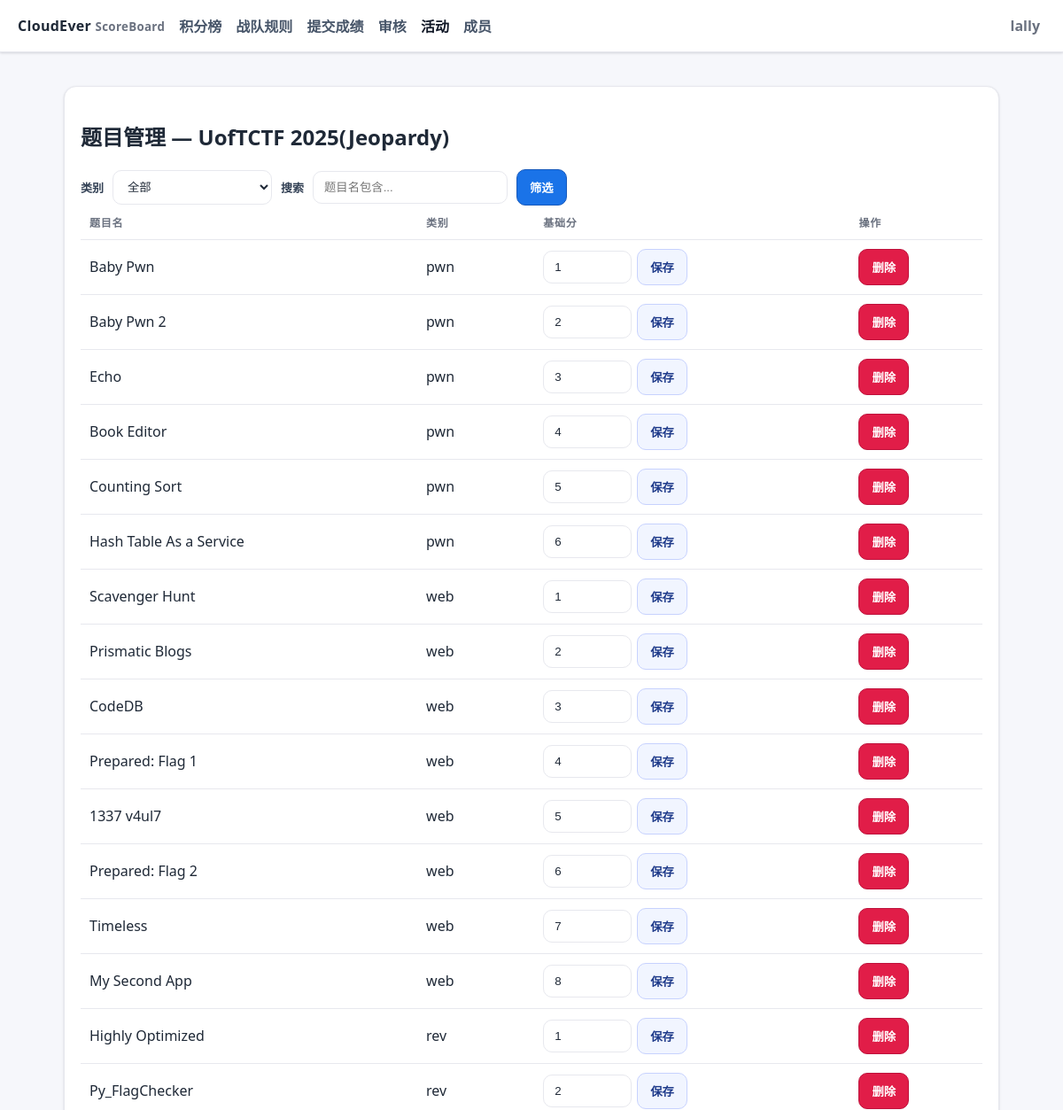
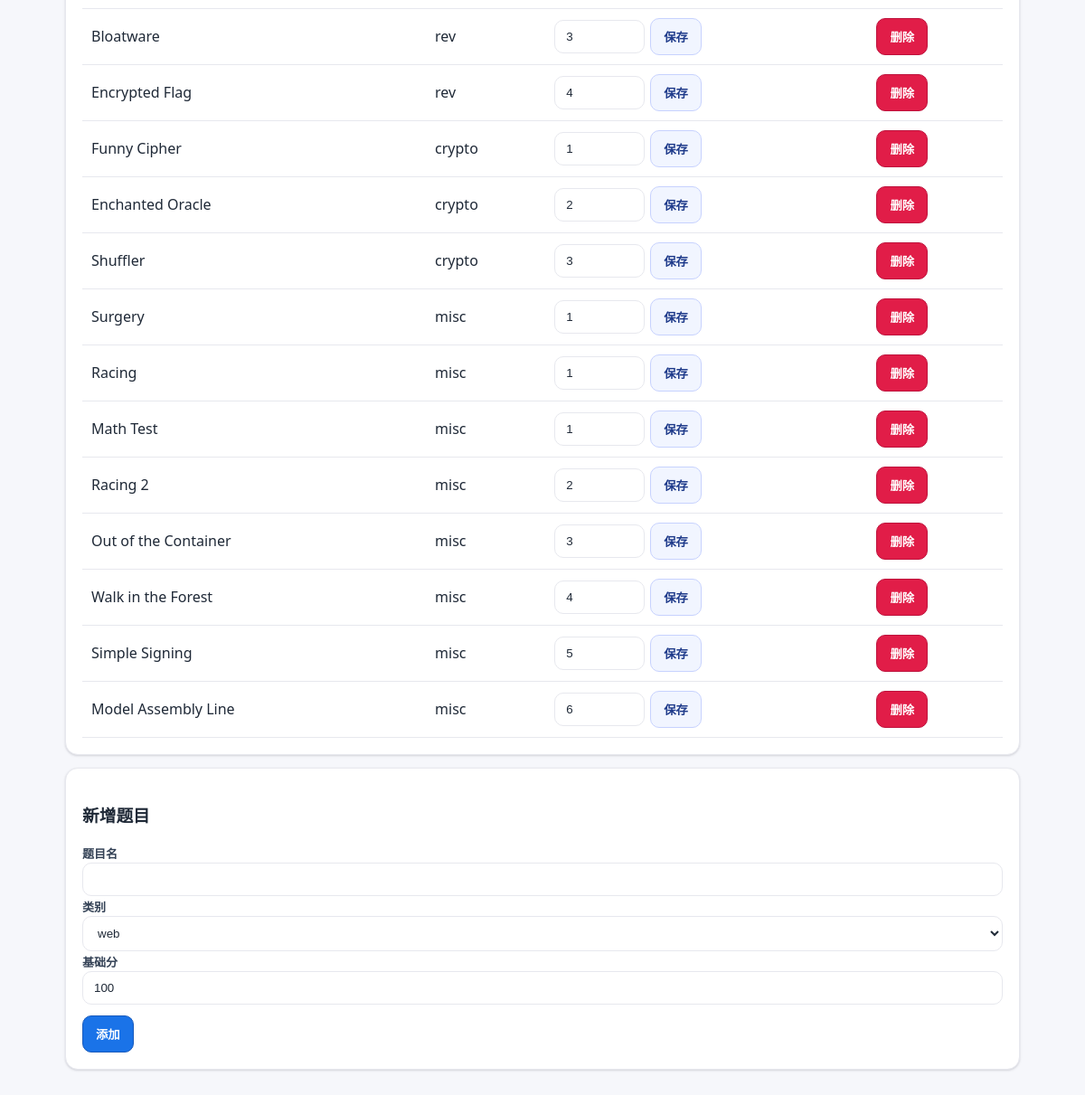
The page /admin/events/1/challenges (signed in) on the database its author committed (2 pictures, top to bottom).
### ceboard/models.py (models this page shows)
class User(Base):
    __tablename__ = "users"
    id = Column(Integer, primary_key=True)
    username = Column(String, unique=True, nullable=False)
    password_hash = Column(String, nullable=False)
    role = Column(String, default="member")  # 'admin' | 'reviewer' | 'member'
    team_type = Column(String, default="sub")  # 'main' or 'sub'
    is_active = Column(Boolean, default=True)
    is_deleted = Column(Boolean, default=False)
    avatar_filename = Column(String, nullable=True)
    submissions = relationship("Submission", back_populates="user")

class Event(Base):
    __tablename__ = "events"
    id = Column(Integer, primary_key=True)
    name = Column(String, nullable=False)
    start_time = Column(DateTime(timezone=True))
    end_time = Column(DateTime(timezone=True))
    weight = Column(Float, default=1.0)
    is_reproduction = Column(Boolean, default=False)
    is_active = Column(Boolean, default=True)
    allow_wp_only = Column(Boolean, default=False)  # 允许仅提交WP，由管理员在审核时手动给分
    is_deleted = Column(Boolean, default=False)
    event_type_id = Column(Integer, ForeignKey("event_types.id"), nullable=True)
    challenges = relationship("Challenge", back_populates="event", cascade="all,delete")
    submissions = relationship("Submission", back_populates="event")
    event_type = relationship("EventType")

class Challenge(Base):
    __tablename__ = "challenges"
    id = Column(Integer, primary_key=True)
    event_id = Column(Integer, ForeignKey("events.id"), nullable=False)
    name = Column(String, nullable=False)
    category = Column(String, default="misc")
    base_score = Column(Integer, default=100)
    is_deleted = Column(Boolean, default=False)
    event = relationship("Event", back_populates="challenges")

### ceboard/routers/admin.py (the view)
@router.get("/admin/events/{event_id}/challenges", response_class=HTMLResponse)
def admin_event_challenges(event_id: int, request: Request, db = Depends(get_db), current_user = Depends(get_current_user)):
    require_admin_or_reviewer(current_user)
    event = db.get(Event, event_id)
    if not event:
        raise HTTPException(404, "活动不存在")
    q = (request.query_params.get("q") or "").strip()
    cat = request.query_params.get("cat") or ""
    ch_q = db.query(Challenge).filter(Challenge.event_id == event_id, Challenge.is_deleted == False)
    if cat:
        ch_q = ch_q.filter(Challenge.category == cat)
    if q:
        ch_q = ch_q.filter(Challenge.name.contains(q))
    challenges = ch_q.all()
    return render_template("admin_challenges.html", title="题目管理", current_user=current_user, event=event, challenges=challenges, categories=CATEGORIES, msg=request.query_params.get("msg"), q=q, cat=cat)

### templates/admin_challenges.html (shortened to what this page needs)
{% extends 'base.html' %}
{% block content %}
<div class="card">
  <h2>题目管理 — {{ event.name }}</h2>
  <form class="row" method="get" action="/admin/events/{{ event.id }}/challenges">
    <label>类别</label>
    <select name="cat" style="max-width:180px">
      <option value="">全部</option>
    </select>
    <label>搜索</label>
    <input name="q" value="{{ q or '' }}" placeholder="题目名包含..." style="max-width:220px" />
    <button class="btn" type="submit">筛选</button>
  </form>
  <table>
  <thead><tr><th>题目名</th><th>类别</th><th>基础分</th><th>操作</th></tr></thead>
    <tbody>
    {% for ch in challenges %}
      <tr>
        <td>{{ ch.name }}</td>
        <td>{{ ch.category }}</td>
        <td>
          <form class="row" method="post" action="/admin/events/{{ event.id }}/challenges/{{ ch.id }}/update" style="gap:6px">
            <input name="base_score" value="{{ ch.base_score }}" style="max-width:100px" />
            <button class="btn secondary" type="submit">保存</button>
          </form>
        </td>
        <td>
          <form method="post" action="/admin/events/{{ event.id }}/challenges/{{ ch.id }}/delete" style="display:inline" onsubmit="return confirm('确定删除【{{ ch.name }}】？此操作不可恢复');">
            <button class="btn warn" type="submit">删除</button>
          </form>
        </td>
      </tr>
    {% else %}
      <tr><td colspan="4" class="muted">暂无题目</td></tr>
    {% endfor %}
    </tbody>
  </table>
</div>
<div class="card">
  <h3>新增题目</h3>
  <form method="post" action="/admin/events/{{ event.id }}/challenges/add">
    <label>题目名</label>
    <input name="name" required />
    <label>类别</label>
    <select name="category">
      {% for c in categories %}<option>{{ c }}</option>{% endfor %}
    </select>
    <label>基础分</label>
    <input name="base_score" value="100" />
    <div style="margin-top:12px"><button class="btn" type="submit">添加</button></div>
  </form>
</div>
{% endblock %}

### templates/base.html (shortened to what this page needs)
<!doctype html>
<html lang="zh-CN">
<head>
</head>
<body>
  <header>
    <div class="brand">CloudEver <small>ScoreBoard</small></div>
    <div class="nav">
  <a href="/">积分榜</a>
      <a href="/rules">战队规则</a>
      <a href="/submit">提交成绩</a>
      {% if current_user and (current_user.role == 'admin' or current_user.role == 'reviewer') %}
        <a href="/admin/review">审核</a>
        <a href="/admin/events">活动</a>
      {% endif %}
      {% if current_user and (current_user.role == 'admin' or current_user.role == 'reviewer') %}
        <a href="/admin/users">成员</a>
      {% endif %}
    </div>
    <div style="margin-left:auto">
      {% if current_user %}
        <div class="user-menu" id="userMenu">
          <div class="user-trigger" id="userTrigger">
            <span class="muted" style="font-weight:600">{{ current_user.username }}</span>
          </div>
        </div>
      {% else %}
        <a class="btn secondary" href="/auth/login">登录</a>
        <a class="btn" style="margin-left:8px" href="/auth/register">注册</a>
      {% endif %}
    </div>
  </header>
  <div class="wrap">
    {% block content %}{% endblock %}
  </div>
</body>
</html>

### templates/base.html (style rules this page uses)
:root { --bg:#f6f7fb; --surface:#ffffff; --border:#e7e8ee; --text:#1f2937; --muted:#6b7280; --accent:#1a73e8; --accent-2:#185abc; --success:#16a34a; --warn:#e11d48; --shadow:0 1px 2px rgba(16,24,40,.06), 0 1px 3px rgba(16,24,40,.1); }
* { box-sizing:border-box }
html,body { height:100% }
body { font-family: ui-sans-serif, system-ui, -apple-system, Segoe UI, Roboto, 'Noto Sans SC', Arial; margin:0; color:var(--text); background:var(--bg); }
header { position:sticky; top:0; z-index:10; display:flex; align-items:center; gap:16px; padding:12px 20px; background:var(--surface); border-bottom:1px solid var(--border); box-shadow: var(--shadow); }
.brand { font-weight:800; letter-spacing:.3px }
.brand small { color:var(--muted); font-weight:600 }
.nav a { margin-right:12px; color:#475569; text-decoration:none; font-weight:600; padding:8px 0 }
.nav a.active { color:#111827 }
.wrap { max-width:1100px; margin:0 auto; padding:24px 22px }
.card { position:relative; margin:14px 0; padding:18px 18px; background:var(--surface); border:1px solid var(--border); border-radius:14px; box-shadow: var(--shadow); }
.row { display:flex; gap:10px; align-items:center; flex-wrap:wrap }
.muted { color:var(--muted) }
a { color:var(--accent); text-decoration:none }
.btn { display:inline-flex; align-items:center; justify-content:center; gap:8px; background:var(--accent); color:#fff; font-weight:700; border:1px solid var(--accent-2); padding:10px 14px; border-radius:10px; cursor:pointer }
.btn.secondary { background:#f1f5ff; color:#1e3a8a; border:1px solid #c7d2fe }
.btn.warn { background:var(--warn); color:#fff; border-color:#be123c }
input,select,textarea { width:100%; padding:10px 12px; border-radius:10px; border:1px solid var(--border); background:#fff; color:var(--text) }
label { font-weight:700; font-size:13px; color:#334155 }
table { width:100%; border-collapse:separate; border-spacing:0; background:#fff }
thead th { font-size:12px; text-transform:uppercase; letter-spacing:.06em; color:#6b7280 }
th,td { padding:10px 10px; border-bottom:1px solid var(--border); text-align:left }
.user-menu { position:relative }
.user-trigger { display:flex; align-items:center; gap:8px; padding:6px; border-radius:999px; cursor:pointer }

### rows shown on the page
User: username "lally"
Event: name "UofTCTF 2025(Jeopardy)"
Challenge: name "Baby Pwn", category "pwn", base_score "1"
Challenge: name "Baby Pwn 2", category "pwn", base_score "2"
Challenge: name "Echo", category "pwn", base_score "3"
Challenge: name "Book Editor", category "pwn", base_score "4"
Challenge: name "Counting Sort", category "pwn", base_score "5"
Challenge: name "Hash Table As a Service", category "pwn", base_score "6"
Challenge: name "Scavenger Hunt", category "web", base_score "1"
Challenge: name "Prismatic Blogs", category "web", base_score "2"
Challenge: name "CodeDB", category "web", base_score "3"
Challenge: name "Prepared: Flag 1", category "web", base_score "4"
Challenge: name "1337 v4ul7", category "web", base_score "5"
Challenge: name "Prepared: Flag 2", category "web", base_score "6"
Challenge: name "Timeless", category "web", base_score "7"
Challenge: name "My Second App", category "web", base_score "8"
Challenge: name "Highly Optimized", category "rev", base_score "1"
Challenge: name "Py_FlagChecker", category "rev", base_score "2"
Challenge: name "Bloatware", category "rev", base_score "3"
Challenge: name "Encrypted Flag", category "rev", base_score "4"
Challenge: name "Funny Cipher", category "crypto", base_score "1"
Challenge: name "Enchanted Oracle", category "crypto", base_score "2"
Challenge: name "Shuffler", category "crypto", base_score "3"
Challenge: name "Surgery", category "misc", base_score "1"
Challenge: name "Racing", category "misc", base_score "1"
Challenge: name "Math Test", category "misc", base_score "1"
Challenge: name "Racing 2", category "misc", base_score "2"
Challenge: name "Out of the Container", category "misc", base_score "3"
Challenge: name "Walk in the Forest", category "misc", base_score "4"
Challenge: name "Simple Signing", category "misc", base_score "5"
Challenge: name "Model Assembly Line", category "misc", base_score "6"

### other values the page prints
form field category "web"
